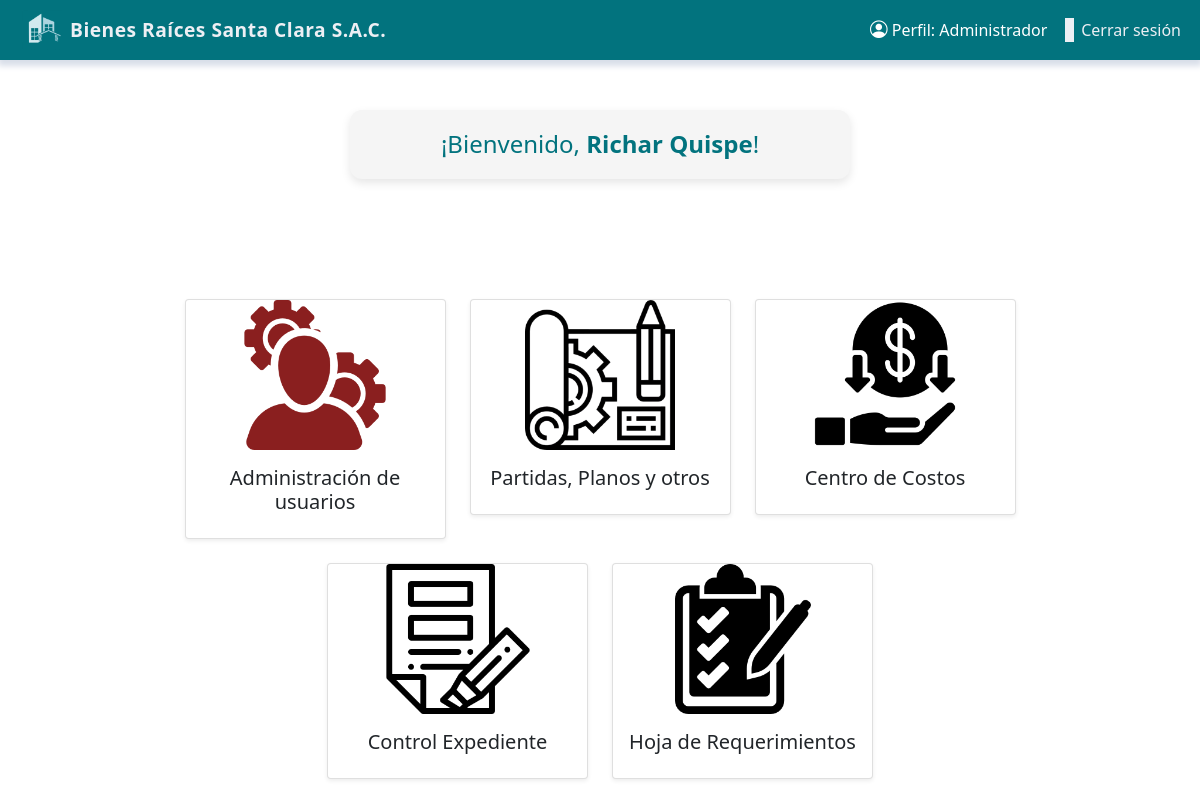
Screenshot of / (signed in) with the database file from the repository.
### partidas_planos/models.py (models this page shows, shortened)
class User(AbstractBaseUser, PermissionsMixin):
    ESTANDAR = 1
    LEGAL = 2
    ADMINISTRADOR = 3
    ROLE_CHOICE = (
        (ESTANDAR, 'Estandar'),
        (LEGAL, 'Legal'),
        (ADMINISTRADOR, 'Administrador'),
    )
    first_name = models.CharField(max_length=50)
    last_name = models.CharField(max_length=50)
    username = models.CharField(max_length=50, unique=True)
    email = models.EmailField(max_length=100, unique=True)
    phone_number = models.CharField(max_length=12, blank=True)
    role = models.PositiveSmallIntegerField(choices=ROLE_CHOICE, blank=True, null=True)
    date_joined = models.DateTimeField(auto_now_add=True)
    last_login = models.DateTimeField(auto_now_add=True)
    created_date = models.DateTimeField(auto_now_add=True)
    modified_date = models.DateTimeField(auto_now=True)
    is_admin = models.BooleanField(default=False)
    is_staff = models.BooleanField(default=False)
    is_active = models.BooleanField(default=True)
    is_superadmin = models.BooleanField(default=False)
    USERNAME_FIELD = 'username'
    REQUIRED_FIELDS = ['email', 'first_name', 'last_name']
    objects = UserManager()

### principal/views.py (the view)
# urls.py: path('', views.home, name='home'),
def home(request):
    return render(request, 'home.html')

### templates/home.html (shortened to what this page needs)
{% extends "./base.html" %}
{% load static %}
{% block body %}
{% if request.user.is_authenticated %}
<div
    style="background-color: #f5f5f5; padding: 20px; border-radius: 12px; margin-top: 50px; max-width: 500px; margin-left: auto; margin-right: auto; box-shadow: 0 4px 10px rgba(0,0,0,0.1);">
    <h4 style="color: #02737e; margin: 0; text-align: center;">
        ¡Bienvenido, <span style="font-weight: bold;">{{ request.user.first_name }} {{ request.user.last_name }}</span>!
    </h4>
</div>
<div class="container text-center" style="padding-top: 120px;">
    {% else %}
    <div class="container text-center" style="padding-top: 150px;">
        {% endif %}
        <div class="row justify-content-center">
            {% if request.user.role == 3 %}
            <div class="col-6 col-md-3 mb-4">
                <a href="{% url 'lista_usuarios' %}" class="card-link">
                    <div class="card h-100 shadow-sm">
                        <div class="d-flex align-items-center justify-content-center" style="height: 150px;">
                            <img src="{% static 'images/usuarios.png' %}" alt="Usuarios"
                                style="max-height: 100%; max-width: 100%; object-fit: contain;">
                        </div>
                        <div class="card-body">
                            <h5 class="card-title">Administración de usuarios</h5>
                        </div>
                    </div>
                </a>
            </div>
            {% endif %}
            <div class="col-6 col-md-3 mb-4">
                <a href="{% url 'documentacion' %}" class="card-link">
                    <div class="card h-100 shadow-sm">
                        <div class="d-flex align-items-center justify-content-center" style="height: 150px;">
                            <img src="{% static 'images/partidos_planos.png' %}" alt="Partidas"
                                style="max-height: 100%; max-width: 100%; object-fit: contain;">
                        </div>
                        <div class="card-body">
                            <h5 class="card-title">Partidas, Planos y otros</h5>
                        </div>
                    </div>
                </a>
            </div>
            {% if request.user.role == 2 %}
            <div class="col-6 col-md-3 mb-4">
                <a href="#" class="card-link">
                    <div class="card h-100 shadow-sm">
                        <div class="d-flex align-items-center justify-content-center" style="height: 150px;">
                            <img src="{% static 'images/central_expediente.png' %}" alt="Control Expediente"
                                style="max-height: 100%; max-width: 100%; object-fit: contain;">
                        </div>
                        <div class="card-body">
                            <h5 class="card-title">Control Expediente</h5>
                        </div>
                    </div>
                </a>
            </div>
            {% else %}
            <div class="col-6 col-md-3 mb-4">
                <a href="{% url 'centro_costos:centro_costos_home' %}" class="card-link">
                    <div class="card h-100 shadow-sm">
                        <div class="d-flex align-items-center justify-content-center" style="height: 150px;">
                            <img src="{% static 'images/centro_costos.png' %}" alt="Centro Costos"
                                style="max-height: 100%; max-width: 100%; object-fit: contain;">
                        </div>
                        <div class="card-body">
                            <h5 class="card-title">Centro de Costos</h5>
                        </div>
                    </div>
                </a>
            </div>
            {% endif %}
        </div>
        {% if request.user.role != 2 %}
        <div class="row justify-content-center">
            <div class="col-6 col-md-3 mb-4">
                <a href="#" class="card-link">
                    <div class="card h-100 shadow-sm">
                        <div class="d-flex align-items-center justify-content-center" style="height: 150px;">
                            <img src="{% static 'images/central_expediente.png' %}" alt="Control Expediente"
                                style="max-height: 100%; max-width: 100%; object-fit: contain;">
                        </div>
                        <div class="card-body">
                            <h5 class="card-title">Control Expediente</h5>
                        </div>
                    </div>
                </a>
            </div>
            <div class="col-6 col-md-3 mb-4">
                <a href="#" class="card-link">
                    <div class="card h-100 shadow-sm">
                        <div class="d-flex align-items-center justify-content-center" style="height: 150px;">
                            <img src="{% static 'images/hoja_requerimientos.png' %}" alt="Hoja Requerimientos"
                                style="max-height: 100%; max-width: 100%; object-fit: contain;">
                        </div>
                        <div class="card-body">
                            <h5 class="card-title">Hoja de Requerimientos</h5>
                        </div>
                    </div>
                </a>
            </div>
        </div>
        {% endif %}
    </div>
    {% endblock %}

### templates/base.html (shortened to what this page needs)
{% load static %}
<!DOCTYPE html>
<html lang="es">
<head>
    <link href="https://cdn.jsdelivr.net/npm/bootstrap@5.0.2/dist/css/bootstrap.min.css" rel="stylesheet"
>
    <link href="https://cdn.jsdelivr.net/npm/bootstrap-icons@1.10.5/font/bootstrap-icons.css" rel="stylesheet">
</head>
<body>
    <nav class="navbar navbar-expand-lg navbar-dark"
        style="background-color: #02737e; padding-top: 5px; padding-bottom: 5px;">
        <div class="container-fluid">
            <a class="navbar-brand d-flex align-items-center" style="margin-left: 10px;" href="{% url 'home' %}">
                <img src="{% static 'logo/logotipo_empresa.png' %}" alt="Logo" style="height: 40px; width: auto;"
                    class="d-inline-block align-text-top me-2">
                <span style="font-weight: bold; font-size: 1.2rem;">Bienes Raíces Santa Clara S.A.C.</span>
            </a>
            <div class="collapse navbar-collapse justify-content-end" id="navbarContent">
                <ul class="navbar-nav mb-2 mb-lg-0">
                    {% if user.is_authenticated %}
                    <li class="nav-item d-flex align-items-center">
                        <span class="nav-link text-white d-flex align-items-center" style="margin-right: 10px;">
                            <i class="bi bi-person-circle" style="font-size: 1.1rem; line-height: 1;"></i>&nbsp;Perfil:
                            {{ user.get_role_display }}
                        </span>
                        <div style="background-color: #edeff4; color: #edeff4;">
                        </div>
                        <form action="{% url 'logout' %}" method="post">
                            <button type="submit"
                                style="color: #edeff4; background-color: #02737e; border: 1px solid #02737e;"
                                onmouseover="this.style.textDecoration='underline';"
                                onmouseout="this.style.textDecoration='none';">
                                Cerrar sesión</button>
                        </form>
                    </li>
                    {% endif %}
                </ul>
            </div>
        </div>
    </nav>
    {% block body %}
    {% endblock %}
</body>
</html>

### templates/base.html (style rules this page uses)
.navbar { box-shadow: 0 4px 6px 2px #d8dee9; }
.navbar-brand span { font-weight: 600; font-size: 1.1rem; letter-spacing: 0.5px; color: #edeff4; ; transition: color 0.3s; }

### templates/home.html (style rules this page uses)
.card-link { text-decoration: none; color: inherit; display: block; }
.card-link .card { transition: background-color 0.3s ease, transform 0.2s ease; }

### rows the page displays
User: role "Administrador", user.first_name "Richar", user.last_name "Quispe"
